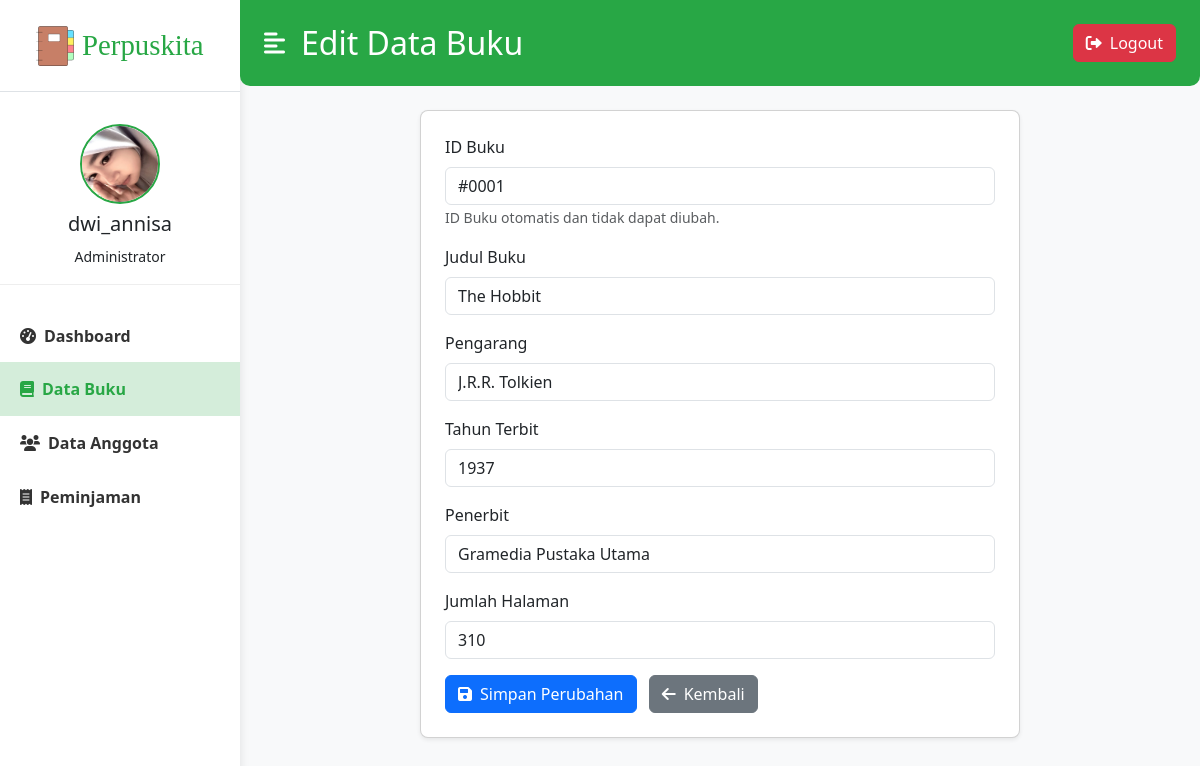
Page /edit_buku.php?id=1 (signed in) on the committed database.
### tables this page shows
CREATE TABLE `buku` (
  `id_buku` int(11) NOT NULL,
  `judul_buku` varchar(255) NOT NULL,
  `pengarang` varchar(100) DEFAULT NULL,
  `penerbit` varchar(100) DEFAULT NULL,
  `tahun_terbit` year(4) DEFAULT NULL,
  `jumlah_halaman` int(11) DEFAULT NULL
);

### edit_buku.php (the view, shortened to what this page needs)
<?php
include 'includes/db_connect.php';
$buku_data = [];
if (isset($_GET['id']) && !empty($_GET['id'])) {
    $id_buku = $conn->real_escape_string($_GET['id']);
    $sql_get_buku = "SELECT * FROM buku WHERE id_buku = ?";
    $stmt_get_buku = $conn->prepare($sql_get_buku);
    $stmt_get_buku->bind_param("i", $id_buku);
    $stmt_get_buku->execute();
    $result_get_buku = $stmt_get_buku->get_result();
    if ($result_get_buku->num_rows > 0) {
        $buku_data = $result_get_buku->fetch_assoc();
        $buku_data['formatted_id'] = '#'.sprintf('%04d', $buku_data['id_buku']);
    } else {
        $message = '<div class="alert alert-danger" role="alert">Buku tidak ditemukan!</div>';
    }
} else if ($_SERVER["REQUEST_METHOD"] != "POST") {
    $message = '<div class="alert alert-warning" role="alert">ID Buku tidak valid.</div>';
}
?>
<!DOCTYPE html>
<html lang="en">
<head>
    <link href="https://cdn.jsdelivr.net/npm/bootstrap@5.3.0/dist/css/bootstrap.min.css" rel="stylesheet">
    <link rel="stylesheet" href="https://cdnjs.cloudflare.com/ajax/libs/font-awesome/6.0.0-beta3/css/all.min.css">
    <link rel="stylesheet" href="css/style.css">
</head>
<body>
    <div class="d-flex" id="wrapper">
        <div class="bg-white" id="sidebar-wrapper">
            <div class="sidebar-heading py-4 border-bottom">
                <div class="d-flex align-items-center justify-content-center w-100 gap-2">
                    <img src="img/logo_perpuskita.png" alt="Logo Perpuskita" class="img-fluid" style="max-height: 40px;">
                    <span class="brand-text">Perpuskita</span>
                </div>
            </div>
            <div class="list-group list-group-flush my-3">
                <div class="profile-info text-center mb-4">
                    <img src="img/dwi_annisa.jpeg" alt="Dwi Annisa" class="rounded-circle mb-2" width="80" height="80">
                    <h5><?php echo htmlspecialchars($_SESSION['nama_petugas']); ?></h5>
                    <small><?php echo htmlspecialchars($_SESSION['role']); ?></small>
                </div>
                <a href="index.php" class="list-group-item list-group-item-action bg-transparent second-text fw-bold"><i class="fas fa-tachometer-alt me-2"></i>Dashboard</a>
                <a href="data_buku.php" class="list-group-item list-group-item-action bg-transparent second-text active"><i class="fas fa-book me-2"></i>Data Buku</a>
                <a href="data_anggota.php" class="list-group-item list-group-item-action bg-transparent second-text fw-bold"><i class="fas fa-users me-2"></i>Data Anggota</a>
                <a href="peminjaman.php" class="list-group-item list-group-item-action bg-transparent second-text fw-bold"><i class="fas fa-receipt me-2"></i>Peminjaman</a>
            </div>
        </div>
        <div id="page-content-wrapper">
            <nav class="navbar navbar-expand-lg navbar-light bg-transparent py-4 px-4">
                <div class="d-flex align-items-center">
                    <i class="fas fa-align-left primary-text fs-4 me-3" id="menu-toggle"></i>
                    <h2 class="fs-2 m-0 text-white">Edit Data Buku</h2>
                </div>
                <div class="collapse navbar-collapse" id="navbarSupportedContent">
                    <ul class="navbar-nav ms-auto mb-2 mb-lg-0">
                        <li class="nav-item">
                            <a class="btn btn-danger" href="logout.php"><i class="fas fa-sign-out-alt me-2"></i>Logout</a>
                        </li>
                    </ul>
                </div>
            </nav>
            <div class="container-fluid px-4">
                <div class="row my-4">
                    <div class="col-lg-8 offset-lg-2">
                        <div class="card p-4">
                            <?php if (!empty($buku_data)):  ?>
                            <form action="<?php echo htmlspecialchars($_SERVER["PHP_SELF"]); ?>" method="POST">
                                <input type="hidden" name="id_buku" value="<?php echo htmlspecialchars($buku_data['id_buku']); ?>"> <div class="mb-3">
                                    <label for="display_id_buku" class="form-label">ID Buku</label>
                                    <input type="text" class="form-control" id="display_id_buku" value="<?php echo htmlspecialchars($buku_data['formatted_id']); ?>" readonly>
                                    <small class="form-text text-muted">ID Buku otomatis dan tidak dapat diubah.</small>
                                </div>
                                <div class="mb-3">
                                    <label for="judul_buku" class="form-label">Judul Buku</label>
                                    <input type="text" class="form-control" id="judul_buku" name="judul_buku" value="<?php echo htmlspecialchars($buku_data['judul_buku']); ?>" required> </div>
                                <div class="mb-3">
                                    <label for="pengarang" class="form-label">Pengarang</label>
                                    <input type="text" class="form-control" id="pengarang" name="pengarang" value="<?php echo htmlspecialchars($buku_data['pengarang']); ?>" required>
                                </div>
                                <div class="mb-3">
                                    <label for="tahun_terbit" class="form-label">Tahun Terbit</label>
                                    <input type="number" class="form-control" id="tahun_terbit" name="tahun_terbit" min="1000" max="<?php echo date('Y'); ?>" value="<?php echo htmlspecialchars($buku_data['tahun_terbit']); ?>" required>
                                </div>
                                <div class="mb-3">
                                    <label for="penerbit" class="form-label">Penerbit</label>
                                    <input type="text" class="form-control" id="penerbit" name="penerbit" value="<?php echo htmlspecialchars($buku_data['penerbit']); ?>" required>
                                </div>
                                <div class="mb-3">
                                    <label for="jumlah_halaman" class="form-label">Jumlah Halaman</label>
                                    <input type="number" class="form-control" id="jumlah_halaman" name="jumlah_halaman" min="1" value="<?php echo htmlspecialchars($buku_data['jumlah_halaman']); ?>" required> </div>
                                <button type="submit" class="btn btn-primary"><i class="fas fa-save me-2"></i>Simpan Perubahan</button>
                                <a href="data_buku.php" class="btn btn-secondary ms-2"><i class="fas fa-arrow-left me-2"></i>Kembali</a>
                            </form>
                            <?php else: ?>
                                <p class="text-center">Data buku tidak dapat dimuat.</p>
                            <?php endif; ?>
                        </div>
                    </div>
                </div>
            </div>
        </div>
    </div>
</body>
</html>

### css/style.css (style rules this page uses)
:root { --main-bg-color: #28a745; --primary-text-color: #28a745; --secondary-bg-color: #e0ffe0; --sidebar-bg-color: #ffffff; --sidebar-text-color: #333; --active-link-bg: #d4edda; }
body { overflow-x: hidden; background-color: #f8f9fa; }
#wrapper { display: flex; }
#sidebar-wrapper { min-height: 100vh; margin-left: -15rem; transition: margin 0.25s ease-out; background-color: var(--sidebar-bg-color); box-shadow: 0 0 10px rgba(0, 0, 0, 0.1); width: 15rem; }
#sidebar-wrapper .sidebar-heading { padding: 1.5rem 1rem; color: var(--primary-text-color); border-bottom: 1px solid #eee; display: flex; align-items: center; justify-content: center; gap: 10px; }
#sidebar-wrapper .sidebar-heading img { max-height: 40px; width: auto; object-fit: contain; }
.brand-text { font-family: 'Lemon', cursive; font-size: 1.8rem; color: var(--primary-text-color); white-space: nowrap; }
#sidebar-wrapper .list-group { width: 15rem; }
.profile-info { padding: 1rem; border-bottom: 1px solid #eee; }
.profile-info img { border: 2px solid var(--primary-text-color); }
.list-group-item { border: none; padding: 15px 20px; color: var(--sidebar-text-color); transition: background-color 0.2s ease-in-out; }
.list-group-item.active { background-color: var(--active-link-bg) !important; color: var(--primary-text-color) !important; font-weight: bold; }
#page-content-wrapper { min-width: 100vw; }
.navbar { background-color: var(--main-bg-color) !important; color: white; border-bottom-left-radius: 10px; border-bottom-right-radius: 10px; }
.navbar .btn-danger { background-color: #dc3545; border-color: #dc3545; }
.navbar .fas.fa-align-left { color: white; }
.navbar h2 { color: white; }
.card { border-radius: 0.5rem; box-shadow: 0 0.125rem 0.25rem rgba(0, 0, 0, 0.075); }
@media (min-width: 768px) { #sidebar-wrapper { margin-left: 0; } }
@media (min-width: 768px) { #page-content-wrapper { min-width: 0; width: 100%; } }

### rows in the picture
buku: judul_buku "The Hobbit", pengarang "J.R.R. Tolkien", tahun_terbit "1937", penerbit "Gramedia Pustaka Utama", jumlah_halaman "310"

### other values in the picture
$_SESSION['nama_petugas'] "dwi_annisa"
$_SESSION['role'] "Administrator"
